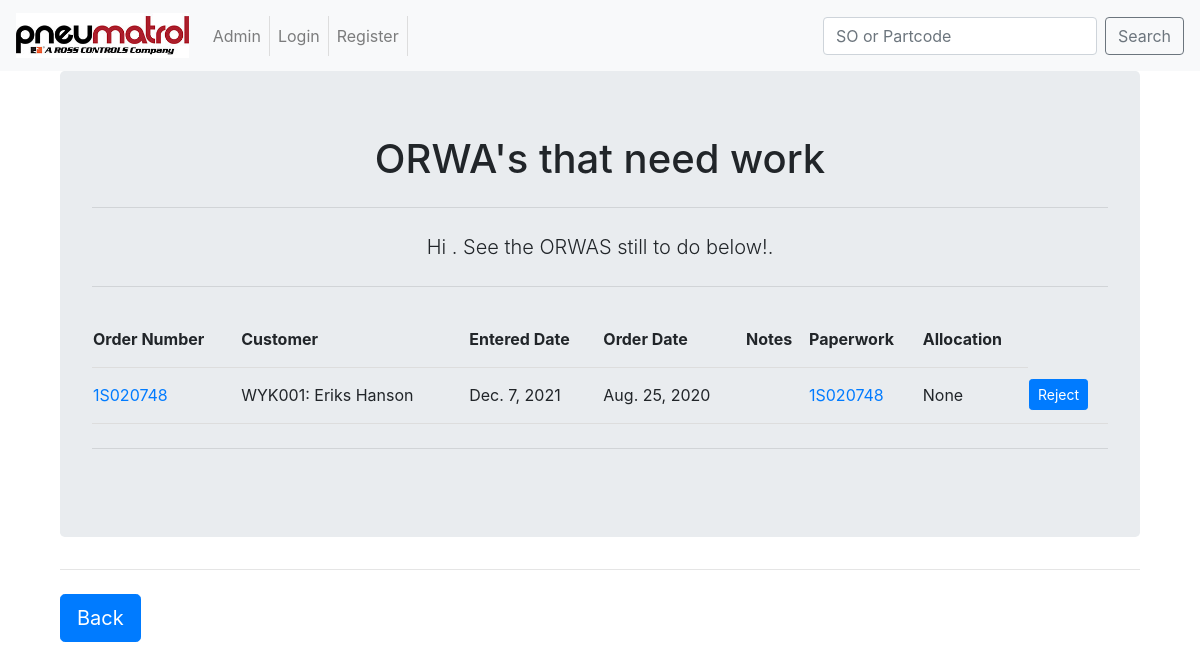
Page /ORWAapp/home/OpenOrders/ on the earlier database version.
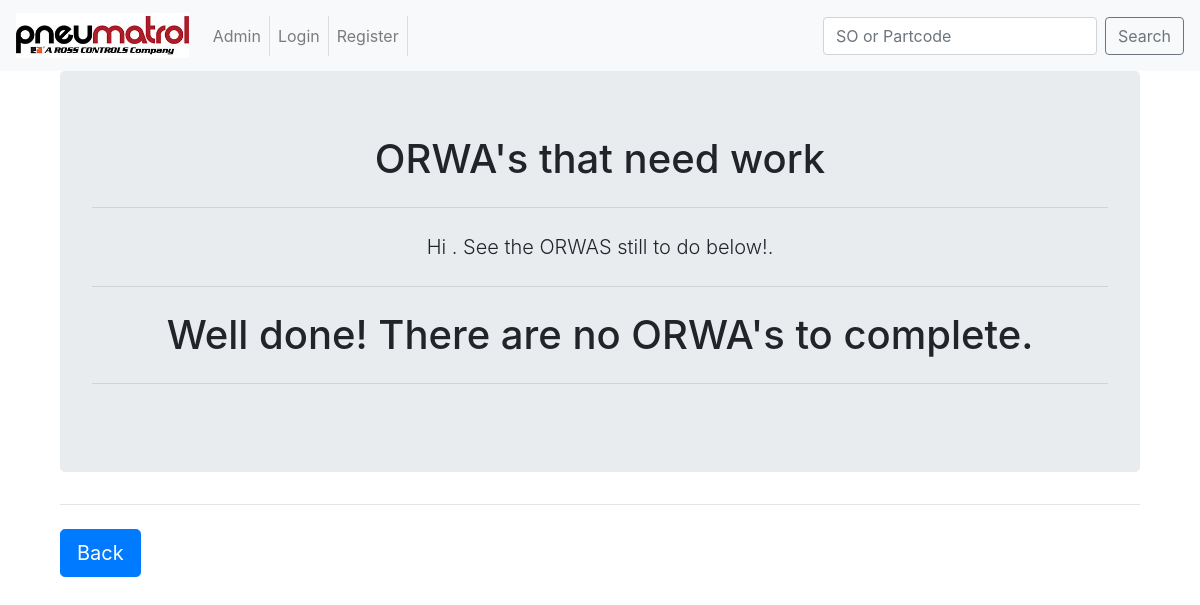
Same page on the later database version.
### ORWAapp/models.py (models this page shows, shortened)
class SalesOrder(models.Model):
	order_number = models.CharField(max_length = 8, unique = True)
	customer = models.ForeignKey(Customers,
									on_delete = models.CASCADE,
									)
	entered_date = models.DateField(null = True, blank = True)
	order_date = models.DateField(help_text = "date on the paperwork")
	issue_date = models.DateField(null = True, blank = True)
	ORWA_lines = models.IntegerField(null = False, help_text= "number of lines that are an ORWA")
	reject_user = models.ForeignKey(User,
									on_delete = models.CASCADE,
									related_name='rejected_by',
									null=True,
									blank=True,
									)
	reject_date = models.DateField(null = True, blank = True)
	reject_note = models.TextField(max_length = 200,
								 	blank = True,
								 	)
	notes = models.TextField(blank = True)
	paperwork = models.FileField(upload_to = update_filename,
									blank = False,
									)
	completed_paperwork = models.FileField(upload_to = update_filename_complete,
									blank = True,
									)
	allocated_to = models.ForeignKey(User,
									on_delete = models.CASCADE,
									null = True,
									blank = True,
									)
	class Meta:
		verbose_name_plural = "SalesOrders"

class Customers(models.Model):
	full_name = models.CharField(max_length=200,
								help_text='Customer Name',
								)
	account_name = models.CharField(max_length=6,
								unique=True,
								help_text='Account ref',
								)
	short_name = models.CharField(max_length=50,
								blank=True,
								null=True,
								)
	def __str__(self):
		return "%s: %s" % (self.account_name, self.short_name)
	class Meta:
		verbose_name_plural = "Customer"

### ORWAapp/views.py (the view)
# urls.py: path('home/OpenOrders/', views.OpenOrders, name = "OpenOrders"),
def OpenOrders(request):
    user = request.user.username
    noORWA = False
    salesdata = SalesOrder.objects.filter(issue_date__isnull=True).filter(reject_date__isnull=True)
    if not salesdata:
        noORWA = True
    context = {
    'noORWA': noORWA,
    'SalesOrder':salesdata,
    'insert_me':user,
    }
    return render(request,'ORWAapp/home/OpenOrders.html',context)

### templates/ORWAapp/home/OpenOrders.html (shortened to what this page needs)
<!DOCTYPE html>
{% extends "base.html" %}
	{% block body_block %}
		<div class="container">
			<div class="jumbotron">
			<center>
			<h1>ORWA's that need work</h1>
			<hr class="my-4">
				<p class="lead">Hi {{ insert_me }}. See the ORWAS still to do below!.  </p>
			<hr class="my-4">
				{% if noORWA %}
					<h1> Well done! There are no ORWA's to complete. </h1>
				{% else %}
				<table>
				    <tr>
				        <th>Order Number</th>
				        <th>Customer</th>
				        <th>Entered Date</th>
				        <th>Order Date</th>
				        <th>Notes</th>
				        <th>Paperwork</th>
				        <th>Allocation</th>
				    </tr>
					    {% for od in SalesOrder %}
				    <tr>
	            		<td><a href="{% url 'ORWAapp:OrderDetail' od.order_number %}">{{ od.order_number }}</a></td>
				        <td>{{ od.customer }}</td>
				        <td>{{ od.entered_date }}</td>
				        <td>{{ od.order_date }}</td>
				        <td>{{ od.notes }}</td>
				        <td><a href="/media/{{ od.paperwork }}" target="_blank">{{ od.order_number }}</a></td>
				        <td>{{ od.allocated_to }}</td>
				        <td><a class="btn btn-primary btn-sm" href="{% url 'ORWAapp:Reject' od.order_number %}">Reject</a>
				    </tr>
					    {% endfor %}
				</table>
				{% endif %}
				<hr class="my-4">
		</center>
		</div>
		<hr class="my-4">
		<a class="btn btn-primary btn-lg" href="{% url 'ORWAapp:home' %}" role="button">Back</a>
		</div>
	{% endblock %}

Differences in the rows shown:
no longer on this page (row edited): SalesOrder: order_number "1S020748", customer "WYK001: Eriks Hanson", entered_date "Dec. 7, 2021", order_date "Aug. 25, 2020", allocated_to "None"
Other differences:
text no longer shown: "Order Number Customer Entered Date Order Date Notes Paperwork Allocation"
text now shown: "Well done! There are no ORWA's to complete."
